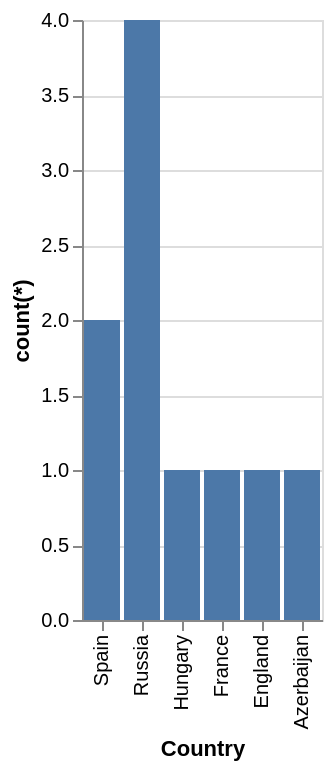

Vega-Lite specification for this chart:
### Vega-Lite specification from a JSON file in a GitHub repository (floating-point values rounded to 4 significant figures)
{"data": {"values": [{"x_data": "Spain", "y_data": 2}, {"x_data": "Russia", "y_data": 4}, {"x_data": "Hungary", "y_data": 1}, {"x_data": "France", "y_data": 1}, {"x_data": "England", "y_data": 1}, {"x_data": "Azerbaijan", "y_data": 1}]}, "mark": "bar", "encoding": {"x": {"field": "x_data", "type": "nominal", "title": "Country", "sort": "descending"}, "y": {"field": "y_data", "type": "quantitative", "title": "count(*)"}}}
